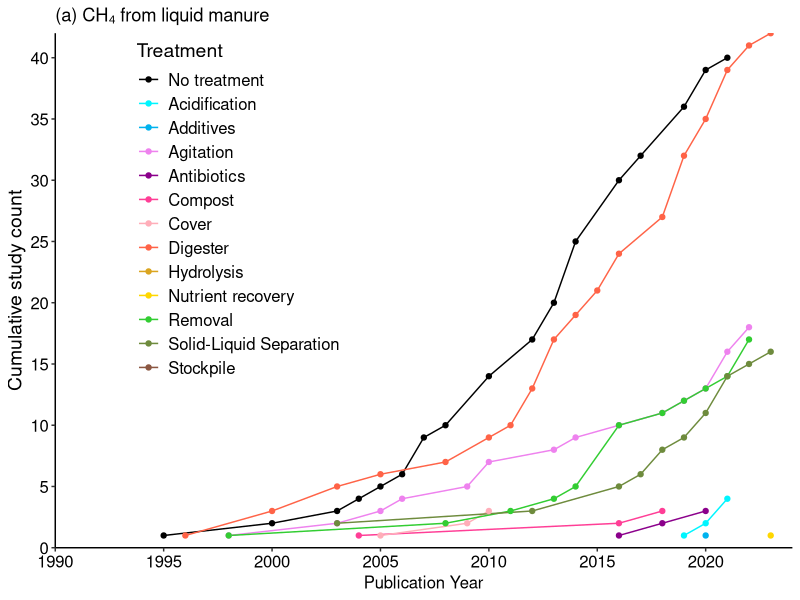
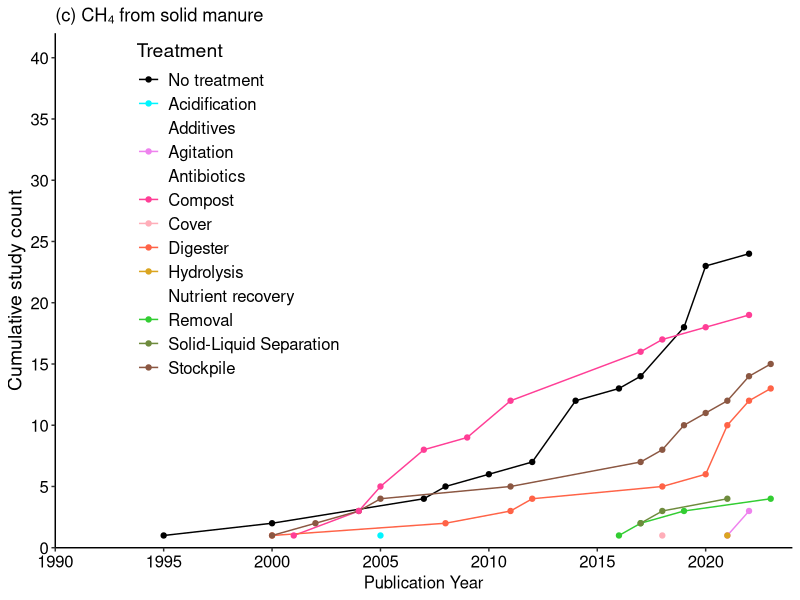
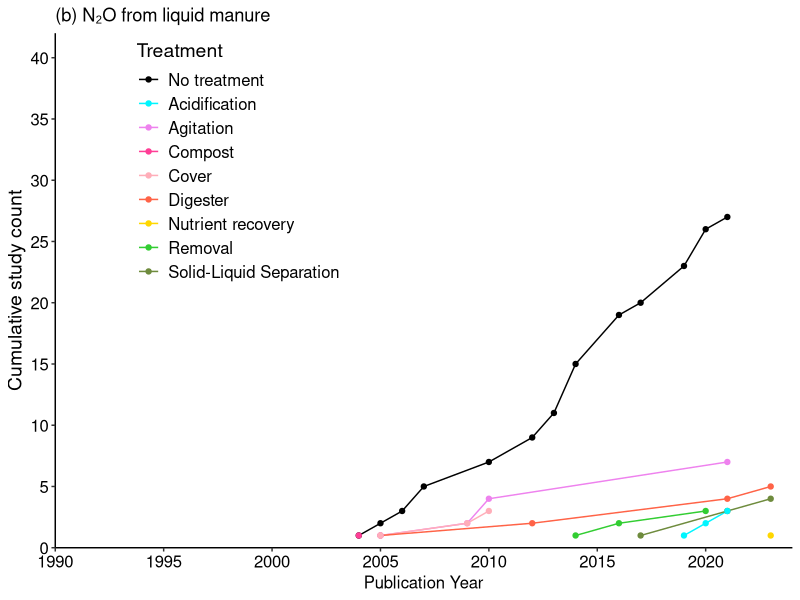
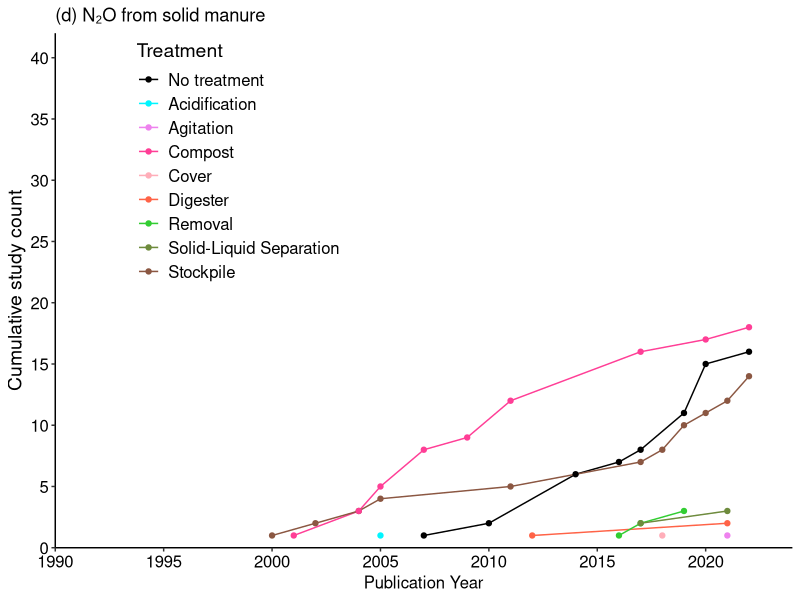
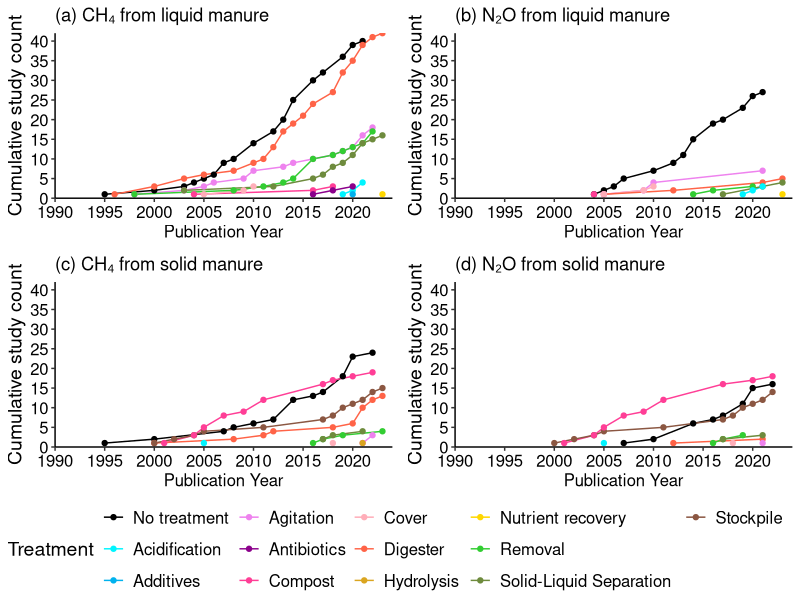

R code for these plots, in order:
#To prepare figure for treatments, CH4 and N2O
#Figure 5
library(tidyverse); library(ggpubr)

#read data
GHG.CH4 <- read.csv("input/Canada GHG storage lit review data 20240611.csv",header = T)
#obtain studies from storage measurement 
GHG.storage <- GHG.CH4[grepl("Storage", GHG.CH4$GHG.source),]
GHG.storage <- GHG.storage %>%
  subset(GHG.storage$CH4==TRUE | GHG.storage$N2O==TRUE)

#Treatments
Treat_data <- GHG.storage %>%
  separate_rows(Treatment, sep = ",\\s*") %>%
  separate_rows(Manure.type, sep = ",\\s*") %>%
  group_by(Pub..year, Manure.type, Treatment, ID)
Treat_data <- Treat_data[!(Treat_data$ID %in% c(79,100,101,217) & Treat_data$Manure.type == "Liquid" & Treat_data$Treatment == "Compost"), ] 
Treat_data <- Treat_data[!(Treat_data$ID == '79' & Treat_data$Manure.type == "Solid" & Treat_data$Treatment == "Agitation"), ]
Treat_data <- Treat_data[!(Treat_data$ID == '101' & Treat_data$Manure.type == "Liquid" & Treat_data$Treatment == "Stockpile"), ]
Treat_data[Treat_data$ID %in% c(70,217,225) & Treat_data$Manure.type == "Liquid", "Treatment"] <- 'No treatment'
Treat_data$Treatment[Treat_data$Treatment == "Antibiotic"] <- "Antibiotics"
Treat_data[Treat_data=="Digester "] <- "Digester"
Treat_data[Treat_data=="Solid-Liquid Separation "] <- "Solid-Liquid Separation"
Treat_data <- Treat_data %>% 
  mutate(Treatment = as.character(Treatment),
         Treatment = ifelse(is.na(Treatment), "No treatment", Treatment),
         Treatment = as.factor(Treatment))



#CH4
GHG.storage.CH4 <- Treat_data[Treat_data$CH4 == TRUE,]

#Total treatments 
Treat_data_CH4 <- GHG.storage.CH4 %>%
  group_by(Pub..year, Manure.type, Treatment) %>%
  summarise(Number = n()) %>%
  ungroup()

#Set the order for the techniques
Treat_data_CH4$Treatment <- factor(Treat_data_CH4$Treatment, 
                                   levels = c("No treatment", "Acidification", "Additives", 
                                              "Agitation","Antibiotics","Compost", "Cover", 
                                              "Digester", "Hydrolysis","Nutrient recovery",
                                              "Removal","Solid-Liquid Separation","Stockpile"))

tapply(Treat_data_CH4$Number,Treat_data_CH4$Treatment,sum)
#No treatment #63 27.4%, Acidification #5 2.2%, Additives #1 0.4%, Agitation #21 9.1%, 
#Antibiotics #3 1.3%, Compost #22 9.6%, Cover #4 1.7%, Digester #55 23.9%, 
#Hydrolysis #1 0.4%, Nutrient recovery #1 0.4%, Removal #21 9.1%, 
#Solid-Liquid Separation #20 8.7%, Stockpile #13 5.7%, Total #230 100%

#separate to liquid and solid manure.
Treat_data_liquid <- GHG.storage.CH4[grep("Liquid", GHG.storage.CH4$Manure.type),]
Treat_data_liquid <- Treat_data_liquid %>%
  group_by(Pub..year, Manure.type, Treatment) %>%
  summarise(Number = n()) %>%
  ungroup()
Treat_data_liquid <- Treat_data_liquid %>%
  group_by(Pub..year) %>%
  mutate(Percentage = Number / sum(Number) * 100) %>%
  ungroup() %>%
  group_by(Treatment) %>%
  arrange(Pub..year) %>%
  mutate(Treat = cumsum(Number))
Treat_data_liquid$Treatment <- factor(Treat_data_liquid$Treatment, 
                                     levels = c("No treatment", "Acidification", "Additives", 
                                                "Agitation","Antibiotics","Compost", "Cover", 
                                                "Digester", "Hydrolysis","Nutrient recovery",
                                                "Removal","Solid-Liquid Separation","Stockpile"))
tapply(Treat_data_liquid$Number,Treat_data_liquid$Treatment,sum)
#No treatment #40 27.0%, Acidification #4 2.7%, Additives #1 0.7%, Agitation #18 12.2%, 
#Antibiotics #3 2.0%, Compost #3 2.0%, Cover #3 2.0%, Digester #42 28.4%, 
#Hydrolysis #0 0.0%, Nutrient recovery #1 0.7%, Removal #17 11.5%, 
#Solid-Liquid Separation #16 10.8%, Stockpile #0 0%, Total #148 100%

Treat_data_solid <- Treat_data[grep("Solid", Treat_data$Manure.type),]
Treat_data_solid <- Treat_data_solid %>%
  group_by(Pub..year, Manure.type, Treatment) %>%
  summarise(Number = n()) %>%
  ungroup()
Treat_data_solid <- Treat_data_solid %>%
  group_by(Pub..year) %>%
  mutate(Percentage = Number / sum(Number) * 100) %>%
  ungroup() %>%
  group_by(Treatment) %>%
  arrange(Pub..year) %>%
  mutate(Treat = cumsum(Number))
Treat_data_solid$Treatment <- factor(Treat_data_solid$Treatment, 
                                   levels = c("No treatment", "Acidification", "Additives", 
                                              "Agitation","Antibiotics","Compost", "Cover", 
                                              "Digester", "Hydrolysis","Nutrient recovery",
                                              "Removal","Solid-Liquid Separation","Stockpile"))
tapply(Treat_data_solid$Number,Treat_data_solid$Treatment,sum)
#No treatment #24 28.2%, Acidification #1 1.2%, Additives #0 0.0%, Agitation #3 3.5%, 
#Antibiotics #0 0.0%, Compost #19 22.4%, Cover #1 1.2%, Digester #13 15.3%, 
#Hydrolysis #1 1.2%, Nutrient recovery #0 0.0%, Removal #4 4.7%, 
#Solid-Liquid Separation #4 4.7%, Stockpile #15 17.6%, Total #85 100%



#N2O
GHG.storage.N2O <- Treat_data[Treat_data$N2O == TRUE,]

#Total treatments 
Treat_data_N2O <- GHG.storage.N2O %>%
  group_by(Pub..year, Manure.type, Treatment) %>%
  summarise(Number = n()) %>%
  ungroup()

#Set the order for the techniques
Treat_data_N2O$Treatment <- factor(Treat_data_N2O$Treatment, 
                               levels = c("No treatment", "Acidification", "Additives", 
                                          "Agitation","Antibiotics","Compost", "Cover", 
                                          "Digester", "Hydrolysis","Nutrient recovery",
                                          "Removal","Solid-Liquid Separation","Stockpile"))

tapply(Treat_data_N2O$Number,Treat_data_N2O$Treatment,sum)
#No treatment #44 38.6%, Acidification #4 3.5%, Additives #0 0.0%, Agitation #8 7.0%, 
#Antibiotics #0 0.0%, Compost #19 16.7%, Cover #4 3.5%, Digester #7 6.1%, 
#Hydrolysis #0 0.0%, Nutrient recovery #1 0.9%, Removal #6 5.3%, 
#Solid-Liquid Separation #7 6.1%, Stockpile #14 12.3%, Total #114 100%

#separate to liquid and solid manure.
Treat_data_liquid_N2O <- GHG.storage.N2O[grep("Liquid", GHG.storage.N2O$Manure.type),]
Treat_data_liquid_N2O <- Treat_data_liquid_N2O %>%
  group_by(Pub..year, Manure.type, Treatment) %>%
  summarise(Number = n()) %>%
  ungroup()
Treat_data_liquid_N2O <- Treat_data_liquid_N2O %>%
  group_by(Pub..year) %>%
  mutate(Percentage = Number / sum(Number) * 100) %>%
  ungroup() %>%
  group_by(Treatment) %>%
  arrange(Pub..year) %>%
  mutate(Treat = cumsum(Number))
Treat_data_liquid_N2O$Treatment <- factor(Treat_data_liquid_N2O$Treatment, 
                                   levels = c("No treatment", "Acidification", "Additives", 
                                              "Agitation","Antibiotics","Compost", "Cover", 
                                              "Digester", "Hydrolysis","Nutrient recovery",
                                              "Removal","Solid-Liquid Separation","Stockpile"))
tapply(Treat_data_liquid_N2O$Number,Treat_data_liquid_N2O$Treatment,sum)
#No treatment #27 50.0%, Acidification #3 5.6%, Additives #0 0.0%, Agitation #7 13.0%, 
#Antibiotics #0 0.0%, Compost #1 1.9%, Cover #3 5.6%, Digester #5 9.3%, 
#Hydrolysis #0 0.0%, Nutrient recovery #1 1.9%, Removal #3 5.6%, 
#Solid-Liquid Separation #4 7.4%, Stockpile #0 0%, Total #54 100%

Treat_data_solid_N2O <- GHG.storage.N2O[grep("Solid", GHG.storage.N2O$Manure.type),]
Treat_data_solid_N2O <- Treat_data_solid_N2O %>%
  group_by(Pub..year, Manure.type, Treatment) %>%
  summarise(Number = n()) %>%
  ungroup()
Treat_data_solid_N2O <- Treat_data_solid_N2O %>%
  group_by(Pub..year) %>%
  mutate(Percentage = Number / sum(Number) * 100) %>%
  ungroup() %>%
  group_by(Treatment) %>%
  arrange(Pub..year) %>%
  mutate(Treat = cumsum(Number))
Treat_data_solid_N2O$Treatment <- factor(Treat_data_solid_N2O$Treatment, 
                                         levels = c("No treatment", "Acidification", "Additives", 
                                                    "Agitation","Antibiotics","Compost", "Cover", 
                                                    "Digester", "Hydrolysis","Nutrient recovery",
                                                    "Removal","Solid-Liquid Separation","Stockpile"))
tapply(Treat_data_solid_N2O$Number,Treat_data_solid_N2O$Treatment,sum)
#No treatment #16 27.1%, Acidification #1 1.7%, Additives #0 0.0%, Agitation #1 1.7%, 
#Antibiotics #0 0.0%, Compost #18 30.5%, Cover #1 1.7%, Digester #2 3.4%, 
#Hydrolysis #0 0.0%, Nutrient recovery #0 0.0%, Removal #3 5.1%, 
#Solid-Liquid Separation #3 5.1%, Stockpile #14 23.7%, Total #59 100%



#Count technique for removal
Treat_data_removal_CH4 <- Treat_data[grep("Removal", Treat_data$Treatment),]
Treat_data_removal_CH4 <- Treat_data_removal_CH4 %>%
  group_by(Technique) %>%
  summarise(Number = n()) %>%
  ungroup()



#Make graph
Figure5a <- ggplot(Treat_data_liquid, aes(x = Pub..year, y = Treat, color = Treatment)) +
  geom_line(show.legend = TRUE) +
  geom_point(show.legend = TRUE) +
  labs(x = "Publication Year", y = "Cumulative study count", title = "(a) CH₄ from liquid manure") +
  scale_color_manual(values = c("No treatment" = "black", "Acidification" = "turquoise1", 
                               "Additives" = "deepskyblue2" , "Agitation" = "violet",
                               "Antibiotics" = "darkmagenta","Compost" = "violetred1",
                               "Cover" = "lightpink1", "Digester" = "tomato1", 
                               "Hydrolysis" = "goldenrod","Nutrient recovery" = "gold",
                               "Removal" = "limegreen","Solid-Liquid Separation" = "darkolivegreen4",
                               "Stockpile" = "lightsalmon4"),
                     drop = FALSE) +
  theme_classic() +
  theme(axis.text = element_text(size = 12, colour = "black"),
        axis.title.x = element_text(size = 14),
        axis.title.y = element_text(size = 14),
        legend.position = c(0.1, 1),  # Adjust the legend position
        legend.justification = c(0, 1),  # Align the legend to top-left
        legend.title = element_text(size = 14),  # Adjust legend title font size
        legend.text = element_text(size = 12),
        axis.line = element_line(color = "black")) +
  theme(axis.title.x = element_text(size = 12)) +
  scale_y_continuous(limits = c(0, 42), 
                     breaks = seq(0, 42, by = 5),
                     expand = c(0, 0)) +
  scale_x_continuous(limits = c(1990, 2024), 
                     breaks = seq(1990, 2024 , by = 5),
                     expand = c(0, 0))
Figure5a

Figure5c <- ggplot(Treat_data_solid, aes(x = Pub..year, y = Treat, color = Treatment)) +
  geom_line() +
  geom_point() +
  labs(x = "Publication Year", y = "Cumulative study count", title = "(c) CH₄ from solid manure") +
  scale_color_manual(values = c("No treatment" = "black", "Acidification" = "turquoise1", 
                               "Additives" = "deepskyblue2" , "Agitation" = "violet",
                               "Antibiotics" = "darkmagenta","Compost" = "violetred1",
                               "Cover" = "lightpink1", "Digester" = "tomato1", 
                               "Hydrolysis" = "goldenrod","Nutrient recovery" = "gold",
                               "Removal" = "limegreen","Solid-Liquid Separation" = "darkolivegreen4",
                               "Stockpile" = "lightsalmon4"),
                     drop = FALSE) +
  theme_classic() +
  theme(axis.text = element_text(size = 12, colour = "black"),
        axis.title.x = element_text(size = 14),
        axis.title.y = element_text(size = 14),
        legend.position = c(0.1, 1),  # Adjust the legend position
        legend.justification = c(0, 1),  # Align the legend to top-left
        legend.title = element_text(size = 14),  # Adjust legend title font size
        legend.text = element_text(size = 12),
        axis.line = element_line(color = "black")) +
  theme(axis.title.x = element_text(size = 12)) +
  scale_y_continuous(limits = c(0, 42), 
                     breaks = seq(0, 42, by = 5),
                     expand = c(0, 0)) +
  scale_x_continuous(limits = c(1990, 2024), 
                     breaks = seq(1990, 2024 , by = 5),
                     expand = c(0, 0))
Figure5c

Figure5b <- ggplot(Treat_data_liquid_N2O, aes(x = Pub..year, y = Treat, color = Treatment)) +
  geom_line() +
  geom_point() +
  labs(x = "Publication Year", y = "Cumulative study count", title = "(b) N₂O from liquid manure") +
  scale_color_manual(values = c("No treatment" = "black", "Acidification" = "turquoise1", 
                                "Additives" = "deepskyblue2" , "Agitation" = "violet",
                                "Antibiotics" = "darkmagenta","Compost" = "violetred1",
                                "Cover" = "lightpink1", "Digester" = "tomato1", 
                                "Hydrolysis" = "goldenrod","Nutrient recovery" = "gold",
                                "Removal" = "limegreen","Solid-Liquid Separation" = "darkolivegreen4",
                                "Stockpile" = "lightsalmon4")) +
  theme_classic() +
  theme(axis.text = element_text(size = 12, colour = "black"),
        axis.title.x = element_text(size = 14),
        axis.title.y = element_text(size = 14),
        legend.position = c(0.1, 1),  # Adjust the legend position
        legend.justification = c(0, 1),  # Align the legend to top-left
        legend.title = element_text(size = 14),  # Adjust legend title font size
        legend.text = element_text(size = 12),
        axis.line = element_line(color = "black")) +
  theme(axis.title.x = element_text(size = 12)) +
  scale_y_continuous(limits = c(0, 42), 
                     breaks = seq(0, 42, by = 5),
                     expand = c(0, 0)) +
  scale_x_continuous(limits = c(1990, 2024), 
                     breaks = seq(1990, 2024 , by = 5),
                     expand = c(0, 0))
Figure5b

Figure5d <- ggplot(Treat_data_solid_N2O, aes(x = Pub..year, y = Treat, color = Treatment)) +
  geom_line() +
  geom_point() +
  labs(x = "Publication Year", y = "Cumulative study count", title = "(d) N₂O from solid manure") +
  scale_color_manual(values = c("No treatment" = "black", "Acidification" = "turquoise1", 
                                "Additives" = "deepskyblue2" , "Agitation" = "violet",
                                "Antibiotics" = "darkmagenta","Compost" = "violetred1",
                                "Cover" = "lightpink1", "Digester" = "tomato1", 
                                "Hydrolysis" = "goldenrod","Nutrient recovery" = "gold",
                                "Removal" = "limegreen","Solid-Liquid Separation" = "darkolivegreen4",
                                "Stockpile" = "lightsalmon4")) +
  theme_classic() +
  theme(axis.text = element_text(size = 12, colour = "black"),
        axis.title.x = element_text(size = 14),
        axis.title.y = element_text(size = 14),
        legend.position = c(0.1, 1),  # Adjust the legend position
        legend.justification = c(0, 1),  # Align the legend to top-left
        legend.title = element_text(size = 14),  # Adjust legend title font size
        legend.text = element_text(size = 12),
        axis.line = element_line(color = "black")) +
  theme(axis.title.x = element_text(size = 12)) +
  scale_y_continuous(limits = c(0, 42), 
                     breaks = seq(0, 42, by = 5),
                     expand = c(0, 0)) +
  scale_x_continuous(limits = c(1990, 2024), 
                     breaks = seq(1990, 2024 , by = 5),
                     expand = c(0, 0)) 
Figure5d



#Export figure
ggsave("output/Figure 5 - Treatments (solid or liquid) CH4 and N2O.png",
       ggarrange(Figure5a, Figure5b, Figure5c, Figure5d,
                 ncol = 2, nrow = 2,
                 common.legend = TRUE, legend = "bottom"),
       width = 24, height = 24, units = "cm",
       dpi = 300)
